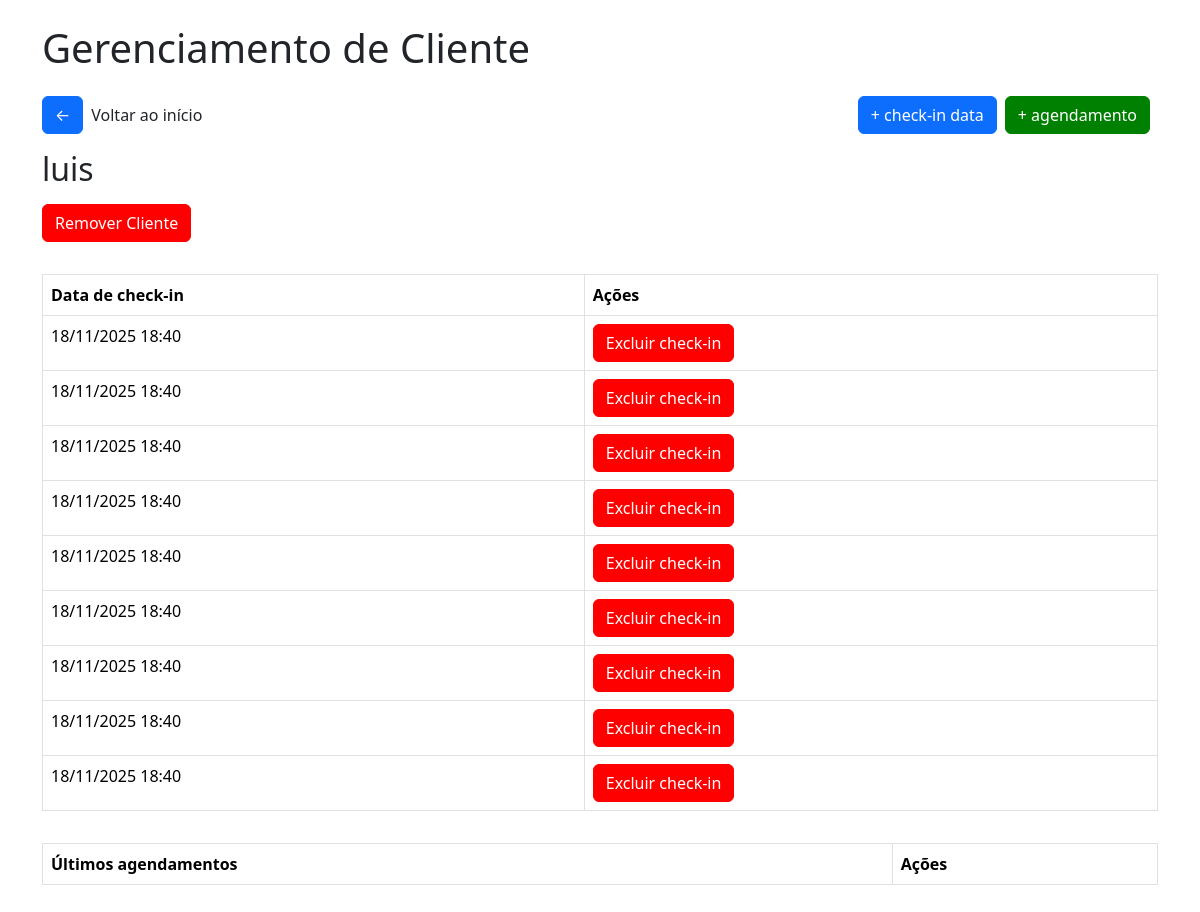
The app's page /clienteflacidez/2 with its own data.
### tables this page shows
CREATE TABLE cliente_flacidez (
        id INTEGER PRIMARY KEY AUTOINCREMENT,
        nome TEXT NOT NULL,
        status BOOLEAN DEFAULT FALSE,
        checkins INTEGER DEFAULT 0
    );

CREATE TABLE checkin_flacidez (
        id INTEGER PRIMARY KEY AUTOINCREMENT,
        cliente_id INTEGER,
        data DATETIME,
        FOREIGN KEY(cliente_id) REFERENCES clientes(id)
    );

### app/views/flacidez.py (the view)
@app.route('/clienteflacidez/<int:cliente_id>')
def cliente_flacidez(cliente_id):
    conn = get_db_connection()
    cliente = conn.execute("SELECT * FROM cliente_flacidez WHERE id = ?", (cliente_id,)).fetchone()
    checkins = conn.execute("SELECT * FROM checkin_flacidez WHERE cliente_id = ? ORDER BY data ASC", (cliente_id,))
    agendamentos = conn.execute("SELECT * FROM historico_agendamento_flacidez WHERE cliente_id = ? ORDER BY data ASC", (cliente_id,))
    return render_template('flacidez/cliente_flacidez.html', cliente=cliente, checkins=checkins, agendamentos=agendamentos)

### app/model/model.py (called while the page is built)
def get_db_connection():
    conn = sqlite3.connect('checkins.db')
    conn.row_factory = sqlite3.Row
    return conn

### app/templates/flacidez/cliente_flacidez.html (shortened to what this page needs)
<!DOCTYPE html>
<html lang="pt-br">
<head>
    <link href="https://cdn.jsdelivr.net/npm/bootstrap@5.3.2/dist/css/bootstrap.min.css" rel="stylesheet">
    <link rel="stylesheet" href="{{url_for('static', filename='css/style.css')}}">
    <link rel="stylesheet" href="{{url_for('static', filename='css/modal.css')}}">
</head>
<body>
    <div class="container">
        <h1 class="mb-4">
            Gerenciamento de Cliente
        </h1>
        <div class="box-btn-home">
            <div class="box"><a href="/flacidez" class="btn btn-primary btn-home">&#x2190</a>
            <p>Voltar ao início</p></div>
            <div class="box">
                <a href="/adcheckindataflacidez/{{cliente.id}}" class="btn btn-primary btn-home">+ check-in data</a>
                <a href="/adicionaragendamentoflacidez/{{cliente.id}}" class="btn btn-primary btn-home green">+ agendamento</a>
            </div>
        </div>
        <h2 class="mb-3">
            {{cliente.nome}}
        </h2>
        <button class="btn btn-primary btn-remover" id="openModal">Remover Cliente</button>
        <table class="table table-bordered table-checkin">
            <thead>
                <tr>
                <th>Data de check-in</th>
                <th>Ações</th>
                </tr>
            </thead>
            <tbody>
                {% for checkin in checkins %}
                <tr>
                <td>{{ checkin.data }}</td>
                <td><a href="/excluircheckinflacidez/{{checkin.id}}" class="btn btn-primary btn-remover excludecheckin">Excluir check-in</a></td>
                </tr>
                {% endfor %}
            </tbody>
        </table>
        <table class="table table-bordered table-checkin">
            <thead>
                <tr>
                <th>Últimos agendamentos</th>
                <th>Ações</th>
                </tr>
            </thead>
        </table>
</body>
</html>

### app/static/css/style.css (style rules this page uses)
body { padding: 24px; }
a { text-decoration: none; }
.btn-remover { background-color: red; border-color: red; }
.btn-home { margin-bottom: 16px; margin-right: 8px; }
.box-btn-home { width: 100%; display: flex; justify-content: space-between; align-items: center; }
.box-btn-home .box { display: flex; justify-content: center; align-items: center; }
.table-checkin { margin-top: 32px; }
.excludecheckin { color: white; }
.green { background-color: green; border-color:green; }

### records on screen
cliente_flacidez: nome "luis"
checkin_flacidez: data "18/11/2025 18:40"
checkin_flacidez: data "18/11/2025 18:40"
checkin_flacidez: data "18/11/2025 18:40"
checkin_flacidez: data "18/11/2025 18:40"
checkin_flacidez: data "18/11/2025 18:40"
checkin_flacidez: data "18/11/2025 18:40"
checkin_flacidez: data "18/11/2025 18:40"
checkin_flacidez: data "18/11/2025 18:40"
checkin_flacidez: data "18/11/2025 18:40"
